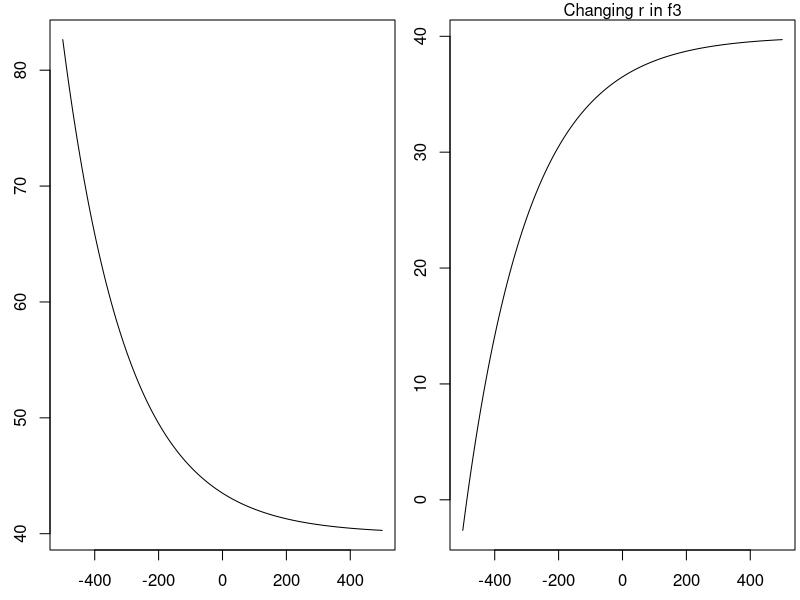
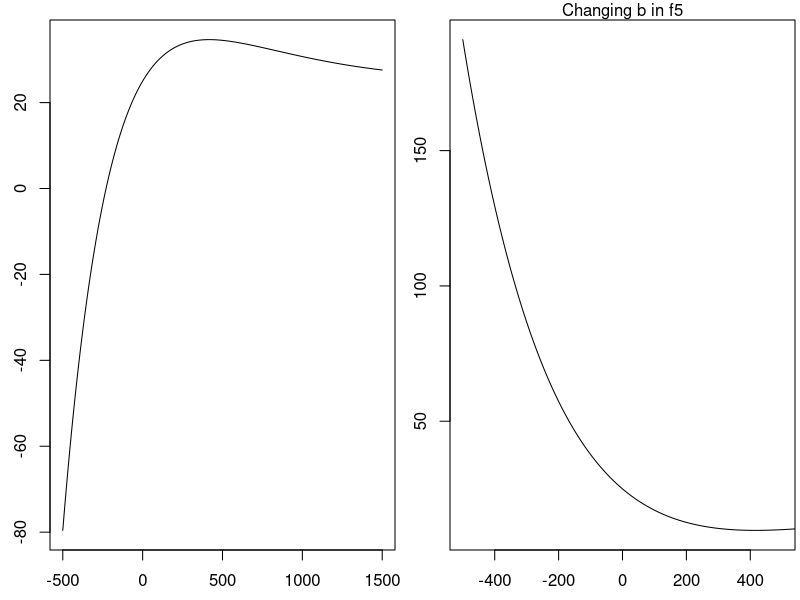

Write the R code that produced these figures, in order.
## ---- chunk 1
knitr::opts_chunk$set(echo = TRUE)
## ---- chunk 2
rm(list=ls())
f3 <- function(x, s, r, L) {
 s + r * exp(-L * x)
}

x <- seq(-500, 500)
s <- 40
r1 <- 3.5
L <- 0.005
y1 <- f3(x, s, r1, L)

par(mfrow=c(1,2),mar=c(2.5,2.5,1,0.25))
plot(x, y1, type='l', xlim=c(-500, 500))

r2 <- -3.5
y2 <- f3(x, s, r2, L)

plot(x, y2, type='l', xlim=c(-500, 500))
mtext('Changing r in f3', side = 3, line = 0)
## ---- chunk 3
rm(list=ls())
f5 <- function(x, a, b, C) {
 a + b * x * exp(-C * x)
}

x <- seq(-500, 1500)
a <- 25
b1 <- 0.063
C <- 0.0024
y1 <- f5(x, a, b1, C)

par(mfrow=c(1,2),mar=c(2.5,2.5,1,0.25))
plot(x, y1, type='l', xlim=c(-500, 1500))

b2 <- -0.1
y2 <- f5(x, a, b2, C)

plot(x, y2, type='l', xlim=c(-500, 500))
mtext('Changing b in f5', side = 3, line = 0)
